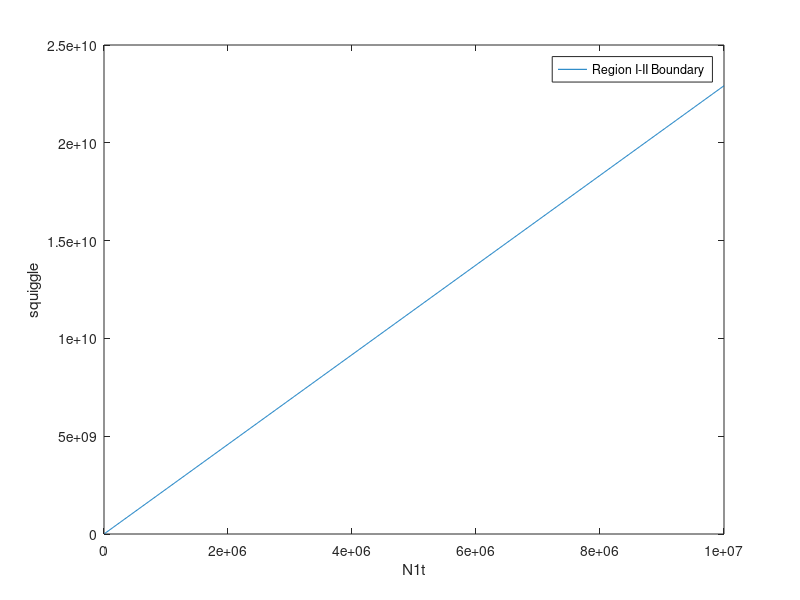

Reproduce this figure in MATLAB.
% This code models the change in free energy for an adhesion process between a coronavirus particle and a type II alveolar epithelial cell
% Adapted from Bell et al. "Cell Adhesion: Competition Between Nonspecific Repulsion and Specific Binding"
% Written By: Julia Caserto and Alexis Ostwalt
% CHEME 7770 Final Project 
%% 1 = cell, 2 = virus
%Thickness coefficient of cell glycocalyx
tau = 5; %nm
kappa = 4.28*10^-5; %kg/s^2
k = 1.380649*10^-5; %Boltzmann constant (nm^2*kg/ s^2*K)
T = 310.15; %temperature (K)
L = 10; % nm, unstrained length of cell-virus bridges

S_hat = 1/2*(L + ((k*T)/(kappa*tau)) + sqrt((L+((k*T)/(kappa*tau))).^2 + (4*k*T)/kappa));
A_set = pi.*((S_hat+tau)./2).^2; %Area of the set for contact region,depends on S
A1 = 3.1 * 10^8; %nm^2, cell surface area 
A2 = 4.5 * 10^4; %nm^2, virus surface area 
Amax = 10^9; % nm^2, Maximum contact area

% ---------------------------------------------------------------%
N1t = 10^7:-10^4:10^3; % total number of receptors per cell

% Spike proteins size
length = 30; % diameter, nm
width = 5; % thickness, nm 
spike_base = pi*(width/2)^2; % base area of spike 
N2t = A2 / spike_base; % virus, found using bionumbers thickness 
% assuming the base is circular, and the width is the diameter 

%Absolute number of bridges holding the cell and virus together
Nb = 50; 

%Local surface density of unattached receptors(1,2) and cell-virus bridges(b)
n_1 = (N1t - Nb)./A1;
n_2 = (N2t - Nb)./A2;
n_b = Nb./A_set;

%Compressibility coefficient of cell glycocalyx
gamma = 1.99*10^-2; %kg*nm/s^2
%Chemical potentials of free(1,2) or bound receptors(b) at some standard
%surface density
mu_10 = -13165e21; % nm^2/s^2
mu_20 = -13165e21; % nm^2/s^2
mu_b0 = -237.18 + 0.5.*kappa.*(S_hat-L).^2; %Taylors Thrm
mu_1 = mu_10 + k*T.*log(n_1);
mu_2 = mu_20 + k*T.*log(n_2);
mu_b = mu_b0 + k*T.*log(n_b);

Lambda = ((gamma./S_hat).*exp(-S_hat./tau));  % repulsive potential per unit area 

Ks = 1e7; % nm^3, from Bell 
Sigma = 10; % nm, from Bell 
KL = Ks./Sigma; % binding constant for formation of unstrained cell-virus bridges
KS = KL.*exp(-0.5.*kappa.*(S_hat-L).^2 ./ (k*T)); 
 
squiggle = (A1.*A2.*Lambda)./k*T.*KS; % this is squiggle for S_hat
line1 = N2t.*N1t;
plot(N1t,line1)
xlabel('N1t')
ylabel('squiggle')
legend('Region I-II Boundary')


